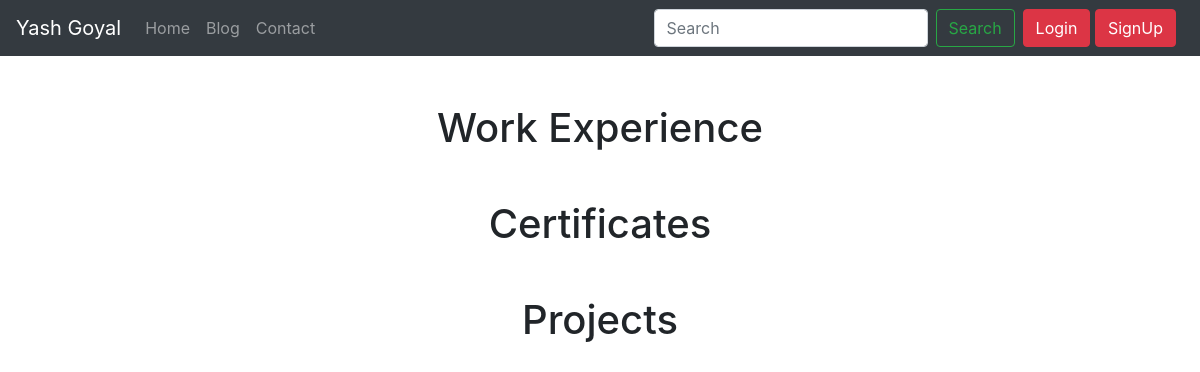
Before: / with the older database file.
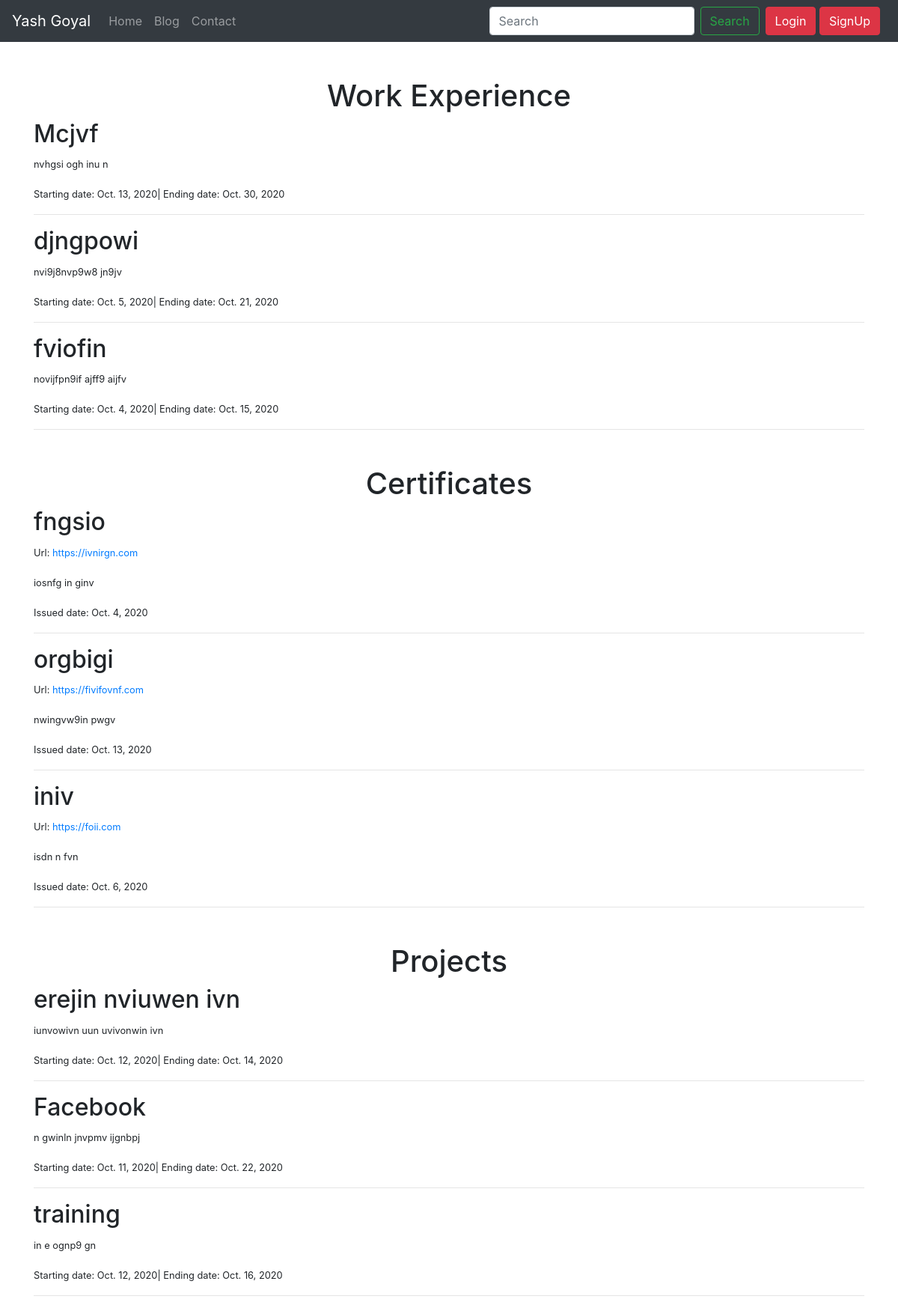
After: the same page with the newer database file.
### main/models.py (models this page shows)
class WorkExperience(models.Model):
    title = models.CharField(max_length=250)
    workplace = models.CharField(max_length=200)
    description = models.TextField()
    starting_date = models.DateField()
    ending_date = models.DateField()

class Certificate(models.Model):
    title = models.CharField(max_length=250)
    description = models.TextField()
    issue_date = models.DateField()
    url = models.URLField()

class Project(models.Model):
    title = models.CharField(max_length=250)
    description = models.TextField()
    starting_date = models.DateField()
    ending_date = models.DateField()
    url = models.URLField(blank=True)

### main/views.py (the view)
# urls.py: path('', views.index, name = "index"),
def index(request):
    work_experience = WorkExperience.objects.all()
    project = Project.objects.all()
    certificate = Certificate.objects.all()
    context = {'work_experience':work_experience, 'project':project, 'certificate':certificate}
    return render(request, 'main/index.html', context)

### main/templates/main/index.html (shortened to what this page needs)
{% extends "main/base.html" %}
{% block content %}
<nav class="navbar navbar-expand-lg navbar-dark bg-dark">
    <a class="navbar-brand" href="#">Yash Goyal</a>
    <div class="collapse navbar-collapse" id="navbarSupportedContent">
        <ul class="navbar-nav mr-auto">
            <li class="nav-item">
                <a class="nav-link" href="{% url 'index' %}">Home <span class="sr-only">(current)</span></a>
            </li>
            <li class="nav-item ">
                <a class="nav-link" href="{% url 'blog' %}">Blog</a>
            </li>
            <li class="nav-item">
                <a class="nav-link" href="{% url 'contact' %}">Contact</a>
            </li>
        </ul>
        <form class="form-inline my-2 my-lg-0">
            <input class="form-control mr-sm-2" type="search" placeholder="Search" aria-label="Search">
            <button class="btn btn-outline-success my-2 my-sm-0" type="submit">Search</button>
        </form>
        <div class="mx-2">
            <button class="btn btn-danger" data-toggle="modal" data-target="#loginModal">Login</button>
            <button class="btn btn-danger" data-toggle="modal" data-target="#signupModal">SignUp</button>
        </div>
    </div>
</nav>
{% block main-content %}
<div class="container mt-5">
    <h1 class="text-center">Work Experience</h1>
    {% for work in work_experience %}
    <div>
        <h2>{{work.title}}</h2>
        <p><small>{{work.description}}</small></p>
        <p><small>Starting date: {{work.starting_date}}| Ending date: {{work.ending_date}}</small></p>
    </div><hr>
    {% endfor %}
</div>
<div class="container mt-5">
    <h1 class="text-center">Certificates</h1>
    {% for cert in certificate %}
    <div>
        <h2>{{cert.title}}</h2>
        <p><small>Url: <a href="{{cert.url}}">{{cert.url}}</a></small></p>
        <p><small>{{cert.description}}</small></p>
        <p><small>Issued date: {{cert.issue_date}}</small></p>
    </div><hr>
    {% endfor %}
</div>
<div class="container mt-5">
    <h1 class="text-center">Projects</h1>
    {% for proj in project %}
    <div>
        <h2>{{proj.title}}</h2>
        <p><small>{{proj.description}}</small></p>
        <p><small>Starting date: {{proj.starting_date}}| Ending date: {{proj.ending_date}}</small></p>
    </div><hr>
    {% endfor %}
</div>
{% endblock %}
{% endblock %}

### main/templates/main/base.html (shortened to what this page needs)
<!doctype html>
<html lang="en">
  <head>
    <link rel="stylesheet" href="https://cdn.jsdelivr.net/npm/bootstrap@4.5.3/dist/css/bootstrap.min.css">
  </head>
  <body>
      {% block content %}{% endblock %}
  </body>
</html>

Changed rows visible on the page:
added WorkExperience: title "Mcjvf", description "nvhgsi ogh inu n", starting_date "Oct. 13, 2020", ending_date "Oct. 30, 2020"
added WorkExperience: title "djngpowi", description "nvi9j8nvp9w8 jn9jv", starting_date "Oct. 5, 2020", ending_date "Oct. 21, 2020"
added WorkExperience: title "fviofin", description "novijfpn9if ajff9 aijfv", starting_date "Oct. 4, 2020", ending_date "Oct. 15, 2020"
added Certificate: title "fngsio", url "https://ivnirgn.com", description "iosnfg in ginv", issue_date "Oct. 4, 2020"
added Certificate: title "orgbigi", url "https://fivifovnf.com", description "nwingvw9in pwgv", issue_date "Oct. 13, 2020"
added Certificate: title "iniv", url "https://foii.com", description "isdn n fvn", issue_date "Oct. 6, 2020"
added Project: title "erejin nviuwen ivn", description "iunvowivn uun uvivonwin ivn", starting_date "Oct. 12, 2020", ending_date "Oct. 14, 2020"
added Project: title "Facebook", description "n gwinln jnvpmv ijgnbpj", starting_date "Oct. 11, 2020", ending_date "Oct. 22, 2020"
added Project: title "training", description "in e ognp9 gn", starting_date "Oct. 12, 2020", ending_date "Oct. 16, 2020"
